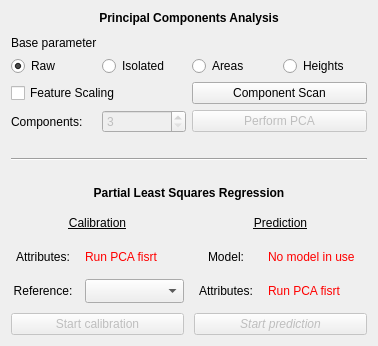
           <widget class="QWidget" name="p5">
            <property name="geometry">
             <rect>
              <x>0</x>
              <y>0</y>
              <width>378</width>
              <height>346</height>
             </rect>
            </property>
            <attribute name="label">
             <string>PCA and PLS Regression</string>
            </attribute>
            <layout class="QVBoxLayout" name="verticalLayout_15">
             <item>
              <layout class="QVBoxLayout" name="verticalLayout_10">
               <item>
                <widget class="QLabel" name="p5lB1">
                 <property name="font">
                  <font>
                   <bold>true</bold>
                   <underline>false</underline>
                  </font>
                 </property>
                 <property name="text">
                  <string>Principal Components Analysis</string>
                 </property>
                 <property name="alignment">
                  <set>Qt::AlignCenter</set>
                 </property>
                </widget>
               </item>
               <item>
                <spacer name="p5vS1">
                 <property name="orientation">
                  <enum>Qt::Vertical</enum>
                 </property>
                 <property name="sizeType">
                  <enum>QSizePolicy::Fixed</enum>
                 </property>
                 <property name="sizeHint" stdset="0">
                  <size>
                   <width>20</width>
                   <height>5</height>
                  </size>
                 </property>
                </spacer>
               </item>
               <item>
                <widget class="QLabel" name="p5lB2">
                 <property name="text">
                  <string>Base parameter</string>
                 </property>
                </widget>
               </item>
               <item>
                <layout class="QGridLayout" name="gridLayout_3">
                 <item row="0" column="0">
                  <widget class="QRadioButton" name="p5rB1">
                   <property name="text">
                    <string>Raw</string>
                   </property>
                   <property name="checked">
                    <bool>true</bool>
                   </property>
                  </widget>
                 </item>
                 <item row="0" column="1">
                  <widget class="QRadioButton" name="p5rB2">
                   <property name="text">
                    <string>Isolated</string>
                   </property>
                  </widget>
                 </item>
                 <item row="0" column="2">
                  <widget class="QRadioButton" name="p5rB3">
                   <property name="text">
                    <string>Areas</string>
                   </property>
                  </widget>
                 </item>
                 <item row="0" column="3">
                  <widget class="QRadioButton" name="p5rB4">
                   <property name="text">
                    <string>Heights</string>
                   </property>
                  </widget>
                 </item>
                </layout>
               </item>
               <item>
                <layout class="QGridLayout" name="gridLayout_4">
                 <item row="0" column="0">
                  <widget class="QCheckBox" name="p5cBox1">
                   <property name="text">
                    <string>Feature Scaling</string>
                   </property>
                  </widget>
                 </item>
                 <item row="0" column="1">
                  <widget class="QPushButton" name="p5pB1">
                   <property name="text">
                    <string>Component Scan</string>
                   </property>
                  </widget>
                 </item>
                 <item row="1" column="0">
                  <layout class="QHBoxLayout" name="horizontalLayout_9">
                   <item>
                    <widget class="QLabel" name="p5lB3">
                     <property name="text">
                      <string>Components:</string>
                     </property>
                    </widget>
                   </item>
                   <item>
                    <widget class="QSpinBox" name="p5sB1">
                     <property name="enabled">
                      <bool>false</bool>
                     </property>
                     <property name="minimum">
                      <number>3</number>
                     </property>
                     <property name="maximum">
                      <number>100</number>
                     </property>
                    </widget>
                   </item>
                  </layout>
                 </item>
                 <item row="1" column="1">
                  <widget class="QPushButton" name="p5pB2">
                   <property name="enabled">
                    <bool>false</bool>
                   </property>
                   <property name="text">
                    <string>Perform PCA</string>
                   </property>
                  </widget>
                 </item>
                </layout>
               </item>
              </layout>
             </item>
             <item>
              <layout class="QVBoxLayout" name="verticalLayout_14">
               <item>
                <spacer name="verticalSpacer_12">
                 <property name="orientation">
                  <enum>Qt::Vertical</enum>
                 </property>
                 <property name="sizeType">
                  <enum>QSizePolicy::Preferred</enum>
                 </property>
                 <property name="sizeHint" stdset="0">
                  <size>
                   <width>20</width>
                   <height>40</height>
                  </size>
                 </property>
                </spacer>
               </item>
               <item>
                <widget class="Line" name="line_2">
                 <property name="orientation">
                  <enum>Qt::Horizontal</enum>
                 </property>
                </widget>
               </item>
               <item>
                <spacer name="verticalSpacer_13">
                 <property name="orientation">
                  <enum>Qt::Vertical</enum>
                 </property>
                 <property name="sizeType">
                  <enum>QSizePolicy::Preferred</enum>
                 </property>
                 <property name="sizeHint" stdset="0">
                  <size>
                   <width>20</width>
                   <height>40</height>
                  </size>
                 </property>
                </spacer>
               </item>
              </layout>
             </item>
             <item>
              <layout class="QVBoxLayout" name="verticalLayout_13">
               <item>
                <widget class="QLabel" name="p5lB4">
                 <property name="maximumSize">
                  <size>
                   <width>16777215</width>
                   <height>27</height>
                  </size>
                 </property>
                 <property name="font">
                  <font>
                   <bold>true</bold>
                  </font>
                 </property>
                 <property name="text">
                  <string>Partial Least Squares Regression</string>
                 </property>
                 <property name="alignment">
                  <set>Qt::AlignCenter</set>
                 </property>
                </widget>
               </item>
               <item>
                <spacer name="verticalSpacer_11">
                 <property name="orientation">
                  <enum>Qt::Vertical</enum>
                 </property>
                 <property name="sizeType">
                  <enum>QSizePolicy::Fixed</enum>
                 </property>
                 <property name="sizeHint" stdset="0">
                  <size>
                   <width>20</width>
                   <height>5</height>
                  </size>
                 </property>
                </spacer>
               </item>
               <item>
                <layout class="QHBoxLayout" name="horizontalLayout_10">
                 <property name="spacing">
                  <number>10</number>
                 </property>
                 <item>
                  <layout class="QVBoxLayout" name="verticalLayout_12">
                   <item>
                    <widget class="QLabel" name="p5lB5">
                     <property name="minimumSize">
                      <size>
                       <width>0</width>
                       <height>24</height>
                      </size>
                     </property>
                     <property name="font">
                      <font>
                       <underline>true</underline>
                      </font>
                     </property>
                     <property name="text">
                      <string>Calibration</string>
                     </property>
                     <property name="alignment">
                      <set>Qt::AlignCenter</set>
                     </property>
                    </widget>
                   </item>
                   <item>
                    <layout class="QGridLayout" name="gridLayout_6">
                     <item row="0" column="0">
                      <widget class="QLabel" name="p5lB6">
                       <property name="minimumSize">
                        <size>
                         <width>0</width>
                         <height>24</height>
                        </size>
                       </property>
                       <property name="text">
                        <string>Attributes:</string>
                       </property>
                       <property name="alignment">
                        <set>Qt::AlignCenter</set>
                       </property>
                      </widget>
                     </item>
                     <item row="0" column="1">
                      <widget class="QLabel" name="p5lB7">
                       <property name="minimumSize">
                        <size>
                         <width>99</width>
                         <height>24</height>
                        </size>
                       </property>
                       <property name="styleSheet">
                        <string notr="true">color:red</string>
                       </property>
                       <property name="text">
                        <string>Run PCA fisrt</string>
                       </property>
                      </widget>
                     </item>
                     <item row="1" column="0">
                      <widget class="QLabel" name="p5lB8">
                       <property name="minimumSize">
                        <size>
                         <width>0</width>
                         <height>24</height>
                        </size>
                       </property>
                       <property name="text">
                        <string>Reference:</string>
                       </property>
                       <property name="alignment">
                        <set>Qt::AlignCenter</set>
                       </property>
                      </widget>
                     </item>
                     <item row="1" column="1">
                      <widget class="QComboBox" name="p5cB1">
                       <property name="enabled">
                        <bool>true</bool>
                       </property>
                       <property name="minimumSize">
                        <size>
                         <width>0</width>
                         <height>24</height>
                        </size>
                       </property>
                      </widget>
                     </item>
                    </layout>
                   </item>
                   <item>
                    <widget class="QPushButton" name="p5pB3">
                     <property name="enabled">
                      <bool>false</bool>
                     </property>
                     <property name="text">
                      <string>Start calibration</string>
                     </property>
                    </widget>
                   </item>
                  </layout>
                 </item>
                 <item>
                  <layout class="QVBoxLayout" name="verticalLayout_11">
                   <item>
                    <widget class="QLabel" name="p5lB9">
                     <property name="minimumSize">
                      <size>
                       <width>0</width>
                       <height>24</height>
                      </size>
                     </property>
                     <property name="font">
                      <font>
                       <underline>true</underline>
                      </font>
                     </property>
                     <property name="text">
                      <string>Prediction</string>
                     </property>
                     <property name="alignment">
                      <set>Qt::AlignCenter</set>
                     </property>
                    </widget>
                   </item>
                   <item>
                    <layout class="QGridLayout" name="gridLayout_5">
                     <item row="0" column="0">
                      <widget class="QLabel" name="p5lB10">
                       <property name="minimumSize">
                        <size>
                         <width>0</width>
                         <height>24</height>
                        </size>
                       </property>
                       <property name="text">
                        <string>Model:</string>
                       </property>
                       <property name="alignment">
                        <set>Qt::AlignCenter</set>
                       </property>
                      </widget>
                     </item>
                     <item row="0" column="1">
                      <widget class="QLabel" name="p5lB11">
                       <property name="minimumSize">
                        <size>
                         <width>99</width>
                         <height>24</height>
                        </size>
                       </property>
                       <property name="styleSheet">
                        <string notr="true">color:red</string>
                       </property>
                       <property name="text">
                        <string>No model in use</string>
                       </property>
                      </widget>
                     </item>
                     <item row="1" column="0">
                      <widget class="QLabel" name="p5lB12">
                       <property name="minimumSize">
                        <size>
                         <width>0</width>
                         <height>24</height>
                        </size>
                       </property>
                       <property name="text">
                        <string>Attributes:</string>
                       </property>
                       <property name="alignment">
                        <set>Qt::AlignCenter</set>
                       </property>
                      </widget>
                     </item>
                     <item row="1" column="1">
                      <widget class="QLabel" name="p5lB13">
                       <property name="minimumSize">
                        <size>
                         <width>0</width>
                         <height>24</height>
                        </size>
                       </property>
                       <property name="styleSheet">
                        <string notr="true">color:red</string>
                       </property>
                       <property name="text">
                        <string>Run PCA fisrt</string>
                       </property>
                      </widget>
                     </item>
                    </layout>
                   </item>
                   <item>
                    <widget class="QPushButton" name="p5pB4">
                     <property name="enabled">
                      <bool>false</bool>
                     </property>
                     <property name="font">
                      <font>
                       <italic>true</italic>
                      </font>
                     </property>
                     <property name="text">
                      <string>Start prediction</string>
                     </property>
                    </widget>
                   </item>
                  </layout>
                 </item>
                </layout>
               </item>
              </layout>
             </item>
             <item>
              <spacer name="verticalSpacer_14">
               <property name="orientation">
                <enum>Qt::Vertical</enum>
               </property>
               <property name="sizeHint" stdset="0">
                <size>
                 <width>20</width>
                 <height>6</height>
                </size>
               </property>
              </spacer>
             </item>
            </layout>
           </widget>
